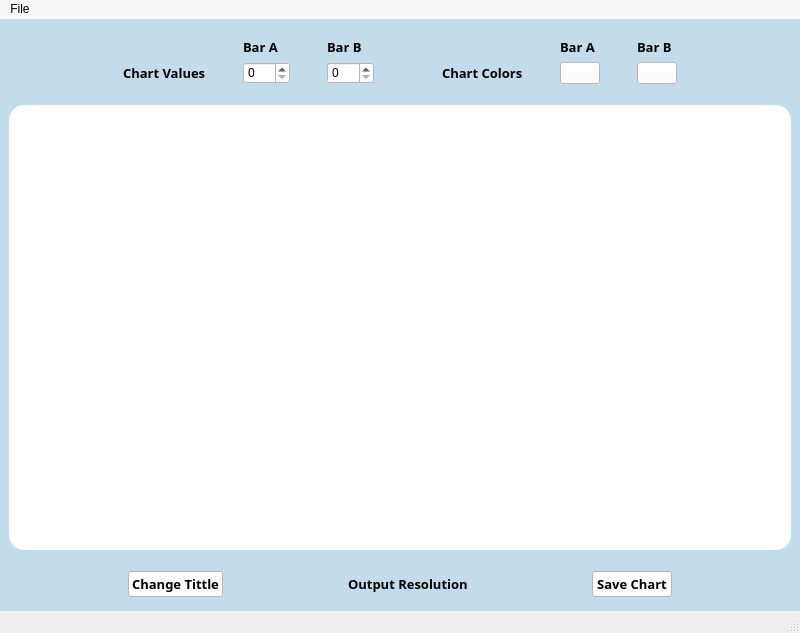
<?xml version="1.0" encoding="UTF-8"?>
<ui version="4.0">
 <class>MainWindow</class>
 <widget class="QMainWindow" name="MainWindow">
  <property name="geometry">
   <rect>
    <x>0</x>
    <y>0</y>
    <width>800</width>
    <height>633</height>
   </rect>
  </property>
  <property name="minimumSize">
   <size>
    <width>425</width>
    <height>375</height>
   </size>
  </property>
  <property name="windowTitle">
   <string>Bar Chart Generator</string>
  </property>
  <property name="windowIcon">
   <iconset resource="resouces.qrc">
    <normaloff>:/logo.png</normaloff>:/logo.png</iconset>
  </property>
  <property name="styleSheet">
   <string notr="true"/>
  </property>
  <widget class="QWidget" name="centralwidget">
   <property name="styleSheet">
    <string notr="true">background-color: rgb(194, 220, 235);</string>
   </property>
   <layout class="QGridLayout" name="gridLayout_3">
    <item row="0" column="0">
     <layout class="QHBoxLayout" name="horizontalLayout_5">
      <property name="sizeConstraint">
       <enum>QLayout::SetMinimumSize</enum>
      </property>
      <property name="topMargin">
       <number>10</number>
      </property>
      <property name="bottomMargin">
       <number>15</number>
      </property>
      <item>
       <spacer name="horizontalSpacer_2">
        <property name="orientation">
         <enum>Qt::Horizontal</enum>
        </property>
        <property name="sizeHint" stdset="0">
         <size>
          <width>141</width>
          <height>20</height>
         </size>
        </property>
       </spacer>
      </item>
      <item>
       <layout class="QGridLayout" name="gridLayout">
        <item row="1" column="1">
         <spacer name="horizontalSpacer_6">
          <property name="orientation">
           <enum>Qt::Horizontal</enum>
          </property>
          <property name="sizeHint" stdset="0">
           <size>
            <width>40</width>
            <height>20</height>
           </size>
          </property>
         </spacer>
        </item>
        <item row="1" column="5">
         <spacer name="horizontalSpacer_17">
          <property name="orientation">
           <enum>Qt::Horizontal</enum>
          </property>
          <property name="sizeHint" stdset="0">
           <size>
            <width>40</width>
            <height>20</height>
           </size>
          </property>
         </spacer>
        </item>
        <item row="1" column="0">
         <widget class="QLabel" name="labelChartValues">
          <property name="font">
           <font>
            <family>UD Digi Kyokasho N-B</family>
            <pointsize>10</pointsize>
            <bold>true</bold>
           </font>
          </property>
          <property name="text">
           <string>Chart Values</string>
          </property>
         </widget>
        </item>
        <item row="0" column="2">
         <widget class="QLabel" name="labelValuesA">
          <property name="font">
           <font>
            <family>UD Digi Kyokasho N-B</family>
            <pointsize>10</pointsize>
            <bold>true</bold>
           </font>
          </property>
          <property name="text">
           <string>Bar A</string>
          </property>
         </widget>
        </item>
        <item row="1" column="4">
         <widget class="QSpinBox" name="spinBox_B">
          <property name="styleSheet">
           <string notr="true">background-color: rgb(255, 255, 255);</string>
          </property>
          <property name="maximum">
           <number>100</number>
          </property>
         </widget>
        </item>
        <item row="1" column="2">
         <widget class="QSpinBox" name="spinBox_A">
          <property name="styleSheet">
           <string notr="true">background-color: rgb(255, 255, 255);</string>
          </property>
          <property name="maximum">
           <number>100</number>
          </property>
         </widget>
        </item>
        <item row="1" column="3">
         <spacer name="horizontalSpacer_8">
          <property name="orientation">
           <enum>Qt::Horizontal</enum>
          </property>
          <property name="sizeHint" stdset="0">
           <size>
            <width>40</width>
            <height>20</height>
           </size>
          </property>
         </spacer>
        </item>
        <item row="0" column="4">
         <widget class="QLabel" name="labelValuesB">
          <property name="font">
           <font>
            <family>UD Digi Kyokasho N-B</family>
            <pointsize>10</pointsize>
            <bold>true</bold>
           </font>
          </property>
          <property name="text">
           <string>Bar B</string>
          </property>
         </widget>
        </item>
       </layout>
      </item>
      <item>
       <layout class="QGridLayout" name="gridLayout_2">
        <item row="1" column="2">
         <spacer name="horizontalSpacer_7">
          <property name="orientation">
           <enum>Qt::Horizontal</enum>
          </property>
          <property name="sizeHint" stdset="0">
           <size>
            <width>40</width>
            <height>20</height>
           </size>
          </property>
         </spacer>
        </item>
        <item row="1" column="0">
         <spacer name="horizontalSpacer_14">
          <property name="orientation">
           <enum>Qt::Horizontal</enum>
          </property>
          <property name="sizeHint" stdset="0">
           <size>
            <width>40</width>
            <height>20</height>
           </size>
          </property>
         </spacer>
        </item>
        <item row="1" column="5">
         <widget class="QPushButton" name="frameBarB">
          <property name="styleSheet">
           <string notr="true">background-color: rgb(255, 255, 255);</string>
          </property>
          <property name="text">
           <string/>
          </property>
         </widget>
        </item>
        <item row="1" column="3">
         <widget class="QPushButton" name="frameBarA">
          <property name="styleSheet">
           <string notr="true">background-color: rgb(255, 255, 255);</string>
          </property>
          <property name="text">
           <string/>
          </property>
         </widget>
        </item>
        <item row="1" column="4">
         <spacer name="horizontalSpacer_9">
          <property name="orientation">
           <enum>Qt::Horizontal</enum>
          </property>
          <property name="sizeHint" stdset="0">
           <size>
            <width>40</width>
            <height>20</height>
           </size>
          </property>
         </spacer>
        </item>
        <item row="0" column="3">
         <widget class="QLabel" name="labelColorsA">
          <property name="font">
           <font>
            <family>UD Digi Kyokasho N-B</family>
            <pointsize>10</pointsize>
            <bold>true</bold>
           </font>
          </property>
          <property name="text">
           <string>Bar A</string>
          </property>
         </widget>
        </item>
        <item row="1" column="1">
         <widget class="QLabel" name="labelColors">
          <property name="font">
           <font>
            <family>UD Digi Kyokasho N-B</family>
            <pointsize>10</pointsize>
            <bold>true</bold>
           </font>
          </property>
          <property name="text">
           <string>Chart Colors</string>
          </property>
         </widget>
        </item>
        <item row="0" column="5">
         <widget class="QLabel" name="labelColorsB">
          <property name="font">
           <font>
            <family>UD Digi Kyokasho N-B</family>
            <pointsize>10</pointsize>
            <bold>true</bold>
           </font>
          </property>
          <property name="text">
           <string>Bar B</string>
          </property>
         </widget>
        </item>
       </layout>
      </item>
      <item>
       <spacer name="horizontalSpacer_3">
        <property name="orientation">
         <enum>Qt::Horizontal</enum>
        </property>
        <property name="sizeHint" stdset="0">
         <size>
          <width>141</width>
          <height>20</height>
         </size>
        </property>
       </spacer>
      </item>
     </layout>
    </item>
    <item row="1" column="0">
     <widget class="QWidget" name="chart" native="true">
      <property name="enabled">
       <bool>true</bool>
      </property>
      <property name="sizePolicy">
       <sizepolicy hsizetype="Expanding" vsizetype="Expanding">
        <horstretch>0</horstretch>
        <verstretch>0</verstretch>
       </sizepolicy>
      </property>
      <property name="styleSheet">
       <string notr="true">background-color: rgb(255, 255, 255);
border-radius: 15px;</string>
      </property>
     </widget>
    </item>
    <item row="2" column="0">
     <layout class="QHBoxLayout" name="horizontalLayout_2">
      <property name="topMargin">
       <number>15</number>
      </property>
      <property name="bottomMargin">
       <number>5</number>
      </property>
      <item>
       <spacer name="horizontalSpacer">
        <property name="orientation">
         <enum>Qt::Horizontal</enum>
        </property>
        <property name="sizeHint" stdset="0">
         <size>
          <width>40</width>
          <height>20</height>
         </size>
        </property>
       </spacer>
      </item>
      <item>
       <widget class="QPushButton" name="tittlePushButton">
        <property name="font">
         <font>
          <family>UD Digi Kyokasho N-B</family>
          <pointsize>10</pointsize>
          <bold>true</bold>
         </font>
        </property>
        <property name="styleSheet">
         <string notr="true">background-color: rgb(255, 255, 255);</string>
        </property>
        <property name="text">
         <string>Change Tittle</string>
        </property>
       </widget>
      </item>
      <item>
       <spacer name="horizontalSpacer_16">
        <property name="orientation">
         <enum>Qt::Horizontal</enum>
        </property>
        <property name="sizeHint" stdset="0">
         <size>
          <width>40</width>
          <height>20</height>
         </size>
        </property>
       </spacer>
      </item>
      <item>
       <layout class="QVBoxLayout" name="verticalLayout_4">
        <property name="rightMargin">
         <number>0</number>
        </property>
        <item>
         <layout class="QHBoxLayout" name="horizontalLayout_8">
          <property name="spacing">
           <number>10</number>
          </property>
          <item>
           <widget class="QLabel" name="labelOutput">
            <property name="font">
             <font>
              <family>UD Digi Kyokasho N-B</family>
              <pointsize>10</pointsize>
              <bold>true</bold>
             </font>
            </property>
            <property name="text">
             <string>Output Resolution</string>
            </property>
           </widget>
          </item>
         </layout>
        </item>
       </layout>
      </item>
      <item>
       <spacer name="horizontalSpacer_18">
        <property name="orientation">
         <enum>Qt::Horizontal</enum>
        </property>
        <property name="sizeHint" stdset="0">
         <size>
          <width>40</width>
          <height>20</height>
         </size>
        </property>
       </spacer>
      </item>
      <item>
       <widget class="QPushButton" name="SavePushButton">
        <property name="sizePolicy">
         <sizepolicy hsizetype="Fixed" vsizetype="Fixed">
          <horstretch>0</horstretch>
          <verstretch>0</verstretch>
         </sizepolicy>
        </property>
        <property name="font">
         <font>
          <family>UD Digi Kyokasho N-B</family>
          <pointsize>10</pointsize>
          <bold>true</bold>
         </font>
        </property>
        <property name="styleSheet">
         <string notr="true">background-color: rgb(255, 255, 255);</string>
        </property>
        <property name="text">
         <string>Save Chart</string>
        </property>
        <property name="autoDefault">
         <bool>false</bool>
        </property>
        <property name="default">
         <bool>false</bool>
        </property>
        <property name="flat">
         <bool>false</bool>
        </property>
       </widget>
      </item>
      <item>
       <spacer name="horizontalSpacer_19">
        <property name="orientation">
         <enum>Qt::Horizontal</enum>
        </property>
        <property name="sizeHint" stdset="0">
         <size>
          <width>40</width>
          <height>20</height>
         </size>
        </property>
       </spacer>
      </item>
     </layout>
    </item>
   </layout>
  </widget>
  <widget class="QMenuBar" name="menubar">
   <property name="geometry">
    <rect>
     <x>0</x>
     <y>0</y>
     <width>800</width>
     <height>21</height>
    </rect>
   </property>
   <property name="styleSheet">
    <string notr="true">background-color: rgb(248, 248, 248);</string>
   </property>
   <widget class="QMenu" name="menuFile">
    <property name="title">
     <string>File</string>
    </property>
    <addaction name="actionSave"/>
    <addaction name="actionChange_Title"/>
    <addaction name="actionReset"/>
   </widget>
   <addaction name="menuFile"/>
  </widget>
  <widget class="QStatusBar" name="statusBar"/>
  <action name="actionSave">
   <property name="icon">
    <iconset resource="resouces.qrc">
     <normaloff>:/save.png</normaloff>:/save.png</iconset>
   </property>
   <property name="text">
    <string>Save</string>
   </property>
   <property name="shortcut">
    <string>Ctrl+S</string>
   </property>
  </action>
  <action name="actionChange_Title">
   <property name="icon">
    <iconset resource="resouces.qrc">
     <normaloff>:/change.png</normaloff>:/change.png</iconset>
   </property>
   <property name="text">
    <string>Change Title</string>
   </property>
   <property name="shortcut">
    <string>Ctrl+T</string>
   </property>
  </action>
  <action name="actionReset">
   <property name="icon">
    <iconset resource="resouces.qrc">
     <normaloff>:/reset.png</normaloff>:/reset.png</iconset>
   </property>
   <property name="text">
    <string>Reset</string>
   </property>
   <property name="shortcut">
    <string>Ctrl+R</string>
   </property>
  </action>
 </widget>
 <resources>
  <include location="resouces.qrc"/>
 </resources>
 <connections/>
</ui>
